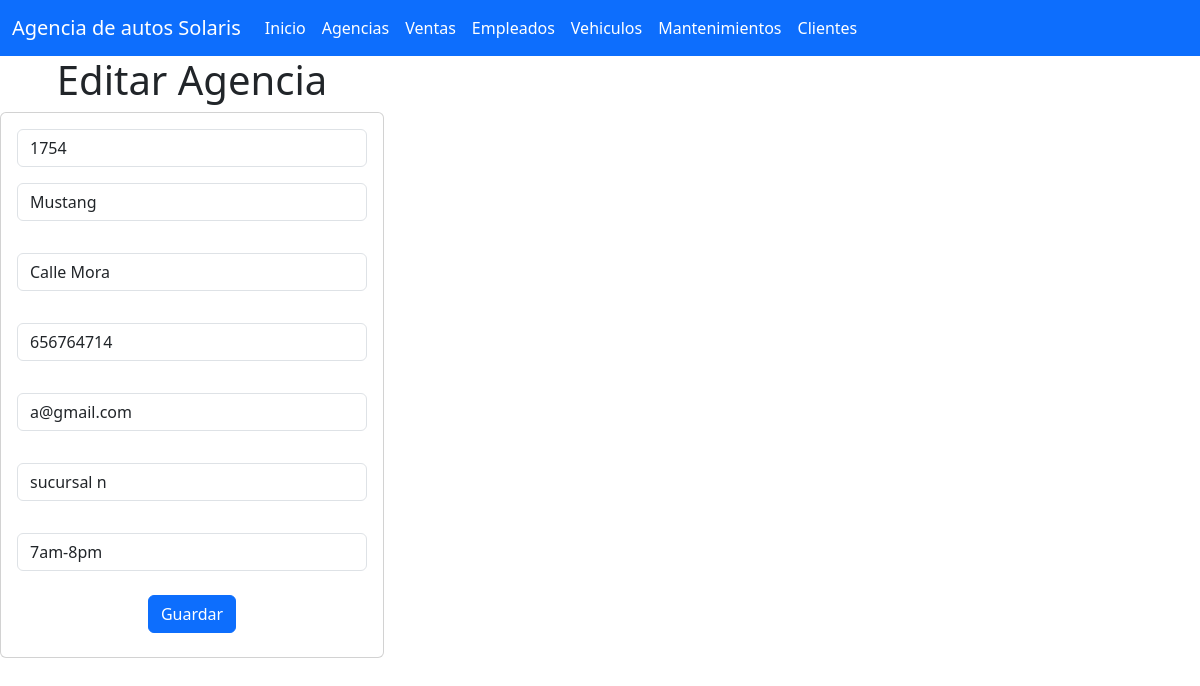
Screenshot of /seleccionarAgencia/1754 with the database file from the repository.
### agencia_app/models.py (models this page shows, shortened)
class Agencia(models.Model):
    id_agencia = models.IntegerField(primary_key=True)
    nombre = models.CharField(max_length=255)
    direccion = models.CharField(max_length=255)
    telefono = models.IntegerField()
    email = models.CharField(max_length=255)
    sucursal = models.CharField(max_length=255)
    horario = models.CharField(max_length=255)

### agencia_app/views.py (the view)
# urls.py: path("seleccionarAgencia/<id_agencia>",views.seleccionarAgencia,name="seleccionarAgencia"),
def seleccionarAgencia(request, id_agencia):
    agencia = Agencia.objects.get(id_agencia=id_agencia)
    return render(request, "editarAgencias.html", {"misagencias": agencia})

### agencia_app/templates/editarAgencias.html (shortened to what this page needs)
{% extends "base.html" %}
{% block cuerpo %}
<div class="row">
  <div class="col-sm-12 col-md-4 col-lg-4 col-xl-4">
    <h1>Editar Agencia</h1>
    <div class="card">
      <div class="card-body">
        <form action='/editarAgencia/' method="POST">
          <div class="form-group">
            <input type="text" id="txtid_agencia" name="txtid_agencia" class="form-control" value="{{ misagencias.id_agencia }}" readonly required>
          </div>
          <div class="form-group py-3">
            <input type="text" id="txtnombre" name="txtnombre" class="form-control" value="{{ misagencias.nombre }}" maxlength="255" required>
          </div>
          <div class="form-group py-3">
            <input type="text" id="txtdireccion" name="txtdireccion" class="form-control" value="{{ misagencias.direccion }}" maxlength="255" required>
          </div>
          <div class="form-group py-3">
            <input type="number" id="numtelefono" name="numtelefono" class="form-control" value="{{ misagencias.telefono }}" required>
          </div>
          <div class="form-group py-3">
            <input type="text" id="txtemail" name="txtemail" class="form-control" value="{{ misagencias.email }}" maxlength="255" required>
          </div>
          <div class="form-group py-3">
            <input type="text" id="txtsucursal" name="txtsucursal" class="form-control" value="{{ misagencias.sucursal }}" maxlength="255" required>
          </div>
          <div class="form-group py-3">
            <input type="text" id="txthorario" name="txthorario" class="form-control" value="{{ misagencias.horario }}" maxlength="255" required>
          </div>
          <div class="form-group py-2">
            <button type="submit" class="btn btn-primary">Guardar</button>
          </div>
        </form>
      </div>
    </div>
  </div>
</div>
{% endblock %}

### rows the page displays
Agencia: txtid_agencia "1754", txtnombre "Mustang", txtdireccion "Calle Mora", numtelefono "656764714", txtemail "a@gmail.com", txtsucursal "sucursal n", txthorario "7am-8pm"
